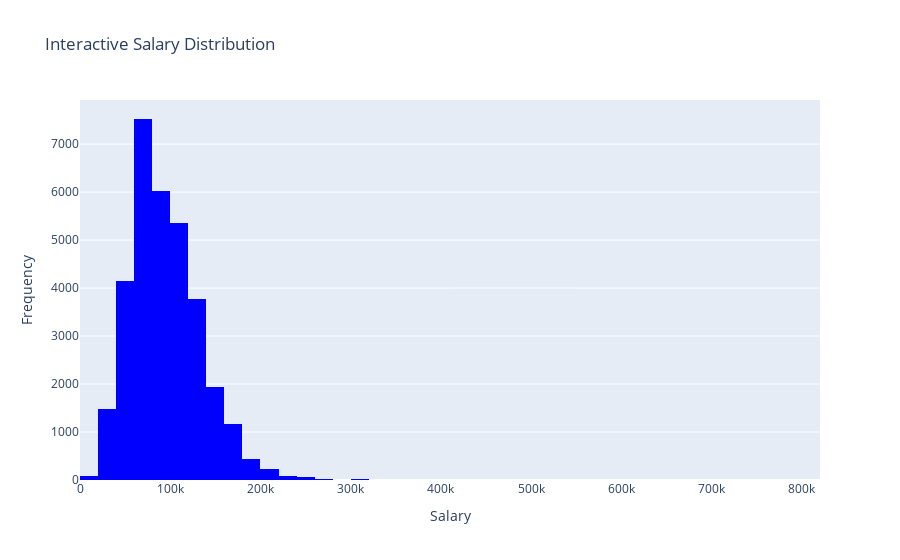

Notebook code cell kept with this figure:
### Code cell
import plotly.express as px

df_salary = df[(df['SALARY_FROM'] > 0) & (df['SALARY_TO'] > 0)]

fig = px.histogram(df_salary, x="SALARY_FROM", nbins=50, title="Interactive Salary Distribution",
                   labels={"SALARY_FROM": "Salary Lower Bound"},
                   color_discrete_sequence=["blue"])
fig.update_layout(xaxis_title="Salary", yaxis_title="Frequency", dragmode="pan")
fig.show()

### Figure 1 — Plotly figure (JSON) as saved in the notebook; plotly's stock layout.template omitted (floating-point values rounded to 4 significant figures; data arrays with more than 128 entries replaced by an {"elided": "..."} marker saying what was removed)
{"data": [{"alignmentgroup": "True", "bingroup": "x", "hovertemplate": "Salary Lower Bound=%{x}<br>count=%{y}<extra></extra>", "legendgroup": "", "marker": {"color": "blue", "pattern": {"shape": ""}}, "name": "", "nbinsx": 50, "offsetgroup": "", "orientation": "v", "showlegend": false, "type": "histogram", "x": {"elided": "32408 int values"}, "xaxis": "x", "yaxis": "y"}], "layout": {"barmode": "relative", "dragmode": "pan", "legend": {"tracegroupgap": 0}, "title": {"text": "Interactive Salary Distribution"}, "xaxis": {"anchor": "y", "domain": [0, 1], "title": {"text": "Salary"}}, "yaxis": {"anchor": "x", "domain": [0, 1], "title": {"text": "Frequency"}}}}
